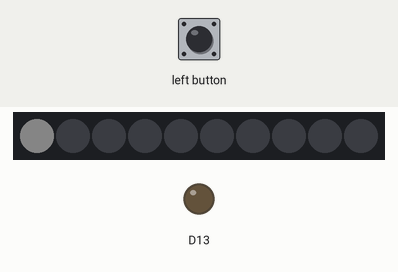
A sketch run on a simulated Adafruit Circuit Playground Express. Parts: 10 RGB LEDs in strip order, left to right, output pins drawn as LEDs (lit = HIGH). The inputs (shaded band) are chosen by the test bench. Dim RGB values are drawn brighter than linear.

Above: at 1.2 s.
1.3 s: left button pressed for 0.15 s
At 2.3 s:
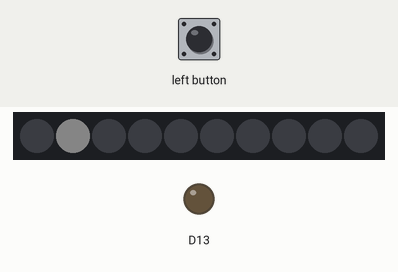
2.9 s: left button pressed for 1 s
At 3.6 s:
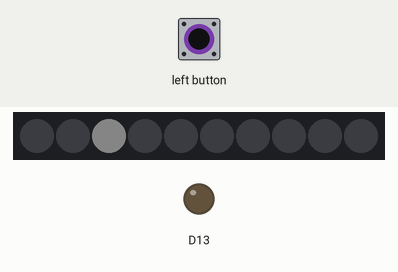
5.4 s: left button pressed for 0.15 s
At 6.6 s:
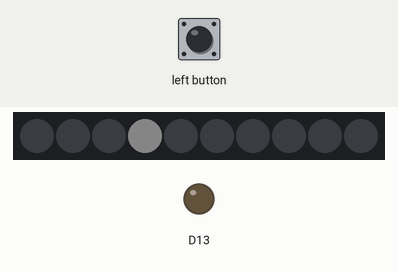
7.0 s: left button pressed for 1 s
At 7.8 s:
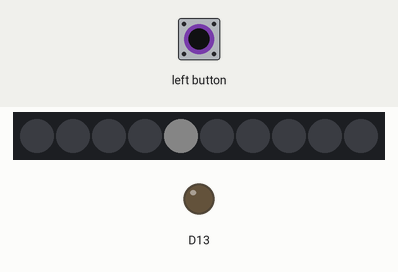
Timing chart, 0 to 10.0 s (numbered marks = the images above; inputs shaded):
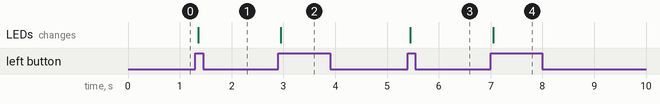

Measured:
- after the input at 1.3 s, the LEDs: change after 0.05 s (image 1)
- after the input at 2.9 s, the LEDs: change after 0.05 s (image 2)
- after the input at 5.4 s, the LEDs: change after 0.05 s (image 3)
- after the input at 7.0 s, the LEDs: change after 0.05 s (image 4)

The sketch:

modeChange.ino
```cpp
/*
 * When you press the button, change the mode and indicate this by lighting the corresponding neopixel.
 * If the mode has not changed between loop iterations, then don't do anything.
 *
 *
 *  ##############################################################
 *  Each  mode value should be a separate state in a state machine.
 *  On the other hand, flowRate should be just a global variable.
 */

#include <Adafruit_CircuitPlayground.h>


enum operatingMode : uint8_t{
  LED0 = 0, LED1, LED2, LED3, LED4
};

operatingMode mode = LED0;
operatingMode prevMode = LED1;

bool buttonState = 0;         // current state of the button
bool prevButtonState = 0;     // previous state of the button

void setup() {
  CircuitPlayground.begin();
  CircuitPlayground.clearPixels();
}

void loop() {
  if(mode != prevMode){ //if there is no mode change, don't execute this block.
    switch(mode){
      case LED0:
        CircuitPlayground.clearPixels();
        CircuitPlayground.setPixelColor(0, 101,101,101);
        break;
      case LED1:
        CircuitPlayground.clearPixels();
        CircuitPlayground.setPixelColor(1, 101,101,101);
        break;
      case LED2:
        CircuitPlayground.clearPixels();
        CircuitPlayground.setPixelColor(2, 101,101,101);
        break;
      case LED3:
        CircuitPlayground.clearPixels();
        CircuitPlayground.setPixelColor(3, 101,101,101);
        break;
      case LED4:
        CircuitPlayground.clearPixels();
        CircuitPlayground.setPixelColor(4, 101,101,101);
        break;
    }
    prevMode = mode;
  }

  buttonState = CircuitPlayground.leftButton();
  if(buttonState != prevButtonState){ //if buttonstate has changed.
    if(buttonState == HIGH)  //and if it is now pressed.
      mode = (operatingMode) ((uint8_t) mode + 1);
      if(mode>LED4) mode=LED0;
      delay(50); //debounce
  }
  prevButtonState = buttonState;
}
```
